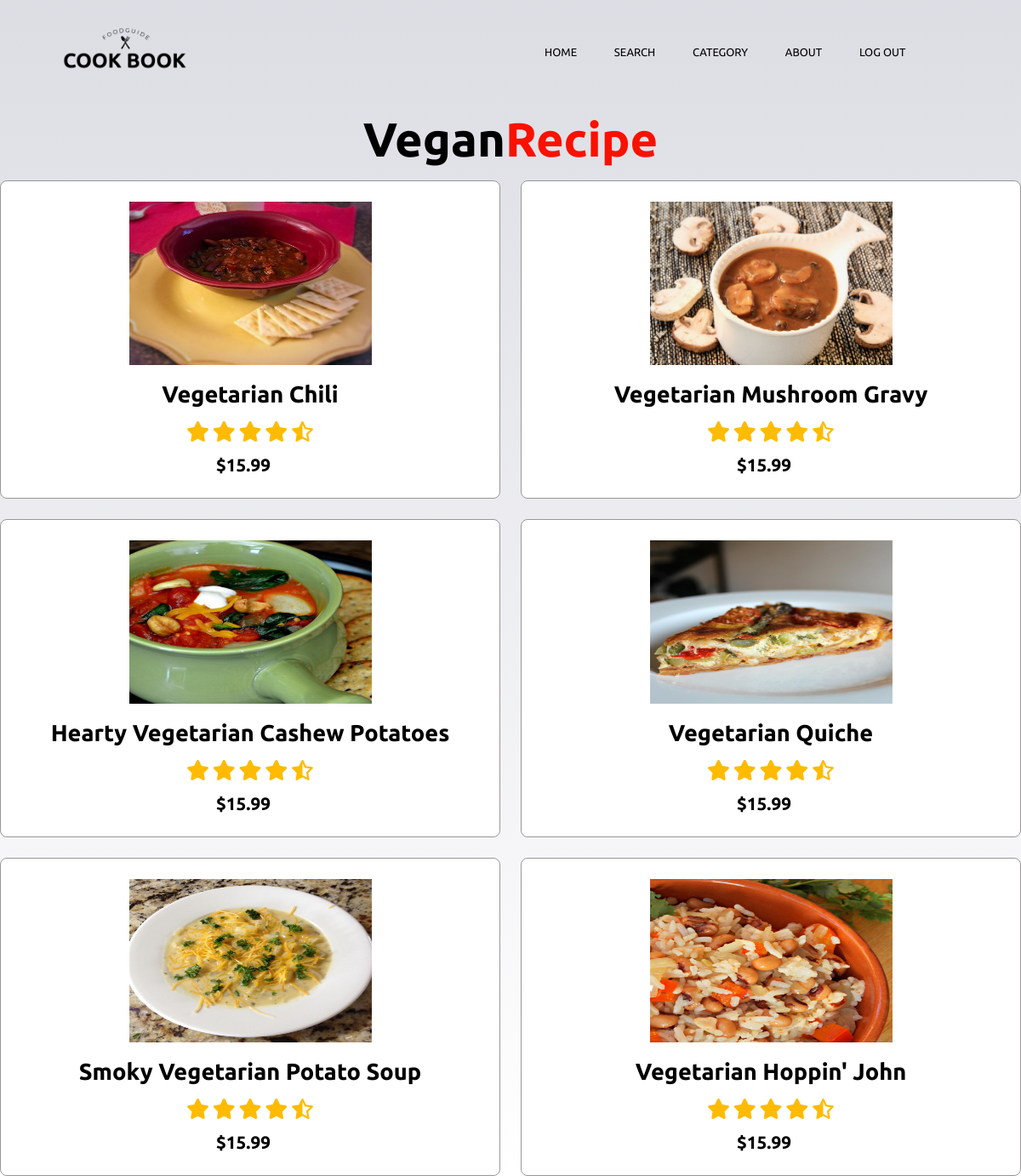
/recipe/vegy, run on the app's committed database.
### recipe/models.py (models this page shows, shortened)
class recipe(models.Model):
    class mode(models.TextChoices):
        dessert = "dessert"
        meat = "meat"
        halal = "halal"
        beverag = "beverag"
        ocovegen = "ocovegen"
        vegy = "vegetarian"
        appetizer = "appetizer"
    pic = models.ImageField(upload_to="",blank=True,null=True)
    menu = models.CharField(max_length=100,default=None)
    ingredient_unit = models.TextField(blank=True)
    HowToDo = models.TextField(blank=True)
    ingredientInmenu =models.ManyToManyField(ingredient,blank=True,related_name="ingredientInrecipe")
    type = models.CharField(max_length=100,
        choices=mode.choices,
        default=None,
        )
    status = ''
    price = models.FloatField(default=None, null=True)
    calorie = models.IntegerField(default=None, null=True)
    member = models.ManyToManyField(User,blank=True,related_name="member")
    like = models.ManyToManyField(User,blank=True,related_name="like")

### recipe/views.py (the view)
# urls.py: path('vegy', views.vegy, name="vegy"),
def vegy (request):
    return render(request,'recipe/vegy.html',{
        "recipes": recipe.objects.all(),
        })

### recipe/templates/Recipe/vegy.html (shortened to what this page needs)
{% extends 'recipe/layout.html' %}
{% load static %}
{% block content %}
<body>
    <section class="header">
        <nav>
          <a href="{% url 'home' %}">
            {% load static %}
            <img src="{% static 'images/logo_2.png' %}" width="10%" /></a>
      <div class="nav-links" id="navLinks">
        <ul>
          <li><a href="{% url 'home' %}">Home</a></li>
          <li><a href="{% url 'home' %}">Search</a></li>
          <li><a href="#news">Category</a>
                <li><a href = "{% url 'recipe:vegy' %}" >Vegetarian</a></li></li>
            </ul>
          </div>
          <li><a href="#" class="About">About</a>
          </li>
          <li ><a href="{% url 'logout' %}">Log Out</a></li>
          <li ><a href="#">{{ user.username }}</a></li>
      </nav>
    <section class="dishes" id="dishes">
        <h1 class="heading">Vegan<span>Recipe</span></h1>
        <div class="box-container">
        {% for list_menu in recipes %}
        {% if list_menu.type == "vegetarian" %}
            <div class="box">
                <img class="image" src="{{list_menu.pic.url}}" style="width: 50%; ;"/><br>
                <a href = "{% url 'recipe:menu' list_menu.id %}" >
                <h3>{{list_menu.menu}}</h3></a>
                <div class="stars">
                <i class="fa fa-star"></i>
                <i class="fa fa-star"></i>
                <i class="fa fa-star"></i>
                <i class="fa fa-star"></i>
                <i class="fa fa-star-half-o"></i>
                </div>
                <span>$15.99</span><br><br>
            </div>
        {% endif %}
        {% endfor %}
      </div>
    </section>
</body>
    {% endblock %}

### static/css/style-cat.css (style rules this page uses)
* { margin: 0; padding: 0; font-family: 'Ubuntu', sans-serif; box-sizing: border-box; text-decoration: none; outline: none; border: none; text-transform: capitalize; transition: all .2s linear; }
body { background-image: linear-gradient(rgba(205, 207, 216, 0.7),rgba(255, 255, 255, 0.7)), url(/static/images/bg7.jpg) ; background-size: cover; background-position: center; background-attachment: fixed; }
nav { display: flex; padding: 2% 6%; justify-content: space-between; align-items: center; }
nav img { width: 150px; }
.nav-links { flex: 1; text-align: right; }
.nav-links ul li { list-style: none; display: inline-block; padding: 20px 20px; position: relative; }
.nav-links ul li a { color: black; text-decoration: none; text-transform: uppercase; font-size: 13px; }
.nav-links ul li::after { content: ''; width: 0%; height: 2px; background: #f44336; display: block; margin: auto; }
.heading { text-align: center; font-size: 3.5rem; padding: 1rem; color: #666; }
.heading span { color: #f44336; }
.heading { text-align: center; font-size: 3.5rem; padding: 1rem; color: rgb(0, 0, 0); }
.heading span { color: #fa1100; }
.dishes .box-container { display: grid; grid-template-columns: repeat(auto-fit, minmax(28rem, 1fr)); gap: 1.5rem; }
.dishes .box-container .box { padding: 0.5rem; background: #fff; border-radius: .5rem; border: .1rem solid rgb(153, 151, 151); box-shadow: box-shadow; position: relative; overflow: hidden; text-align: center; }
.dishes .box-container .box .image { height: 12rem; margin: 1rem 0; }
.dishes .box-container .box h3 { color: black; font-size: 1.7rem; }
.dishes .box-container .box .stars { padding: 1rem 0; }
.dishes .box-container .box .stars i { font-size: 1.5rem; color: rgb(255, 187, 0); }
.dishes .box-container .box span { color: rgb(0, 0, 0); font-weight: bolder; margin-right: 1rem; font-size: 1.3rem; }

### data on the page
recipe: pic (picture), menu "Vegetarian Chili"
recipe: pic (picture), menu "Vegetarian Mushroom Gravy"
recipe: pic (picture), menu "Hearty Vegetarian Cashew Potatoes"
recipe: pic (picture), menu "Vegetarian Quiche"
recipe: pic (picture), menu "Smoky Vegetarian Potato Soup"
recipe: pic (picture), menu "Vegetarian Hoppin' John"
